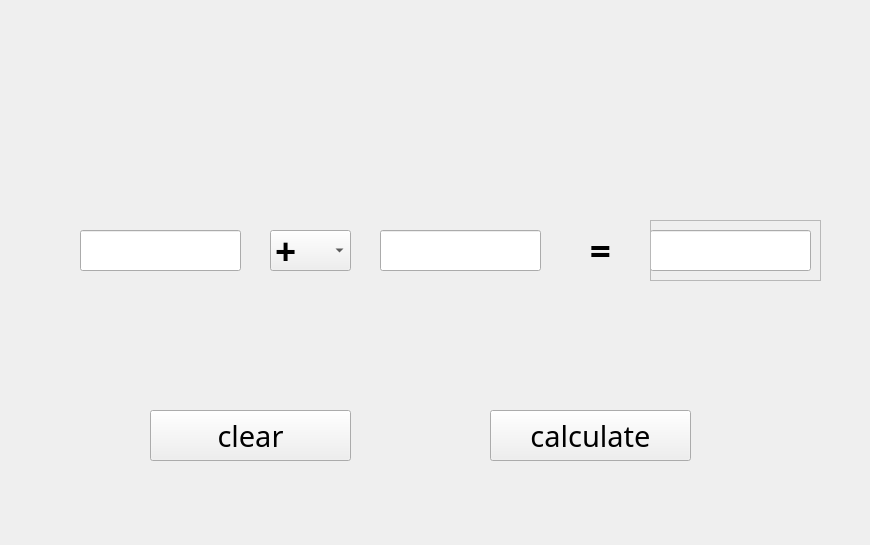
<?xml version="1.0" encoding="UTF-8"?>
<ui version="4.0">
 <class>calculator</class>
 <widget class="QWidget" name="calculator">
  <property name="geometry">
   <rect>
    <x>0</x>
    <y>0</y>
    <width>870</width>
    <height>545</height>
   </rect>
  </property>
  <property name="windowTitle">
   <string>Form</string>
  </property>
  <widget class="QLineEdit" name="result_box">
   <property name="geometry">
    <rect>
     <x>650</x>
     <y>230</y>
     <width>161</width>
     <height>41</height>
    </rect>
   </property>
   <property name="font">
    <font>
     <family>Agency FB</family>
     <pointsize>28</pointsize>
    </font>
   </property>
   <property name="layoutDirection">
    <enum>Qt::LeftToRight</enum>
   </property>
   <property name="alignment">
    <set>Qt::AlignCenter</set>
   </property>
  </widget>
  <widget class="QLineEdit" name="input_box_2">
   <property name="geometry">
    <rect>
     <x>380</x>
     <y>230</y>
     <width>161</width>
     <height>41</height>
    </rect>
   </property>
   <property name="font">
    <font>
     <family>Agency FB</family>
     <pointsize>20</pointsize>
    </font>
   </property>
   <property name="alignment">
    <set>Qt::AlignCenter</set>
   </property>
  </widget>
  <widget class="QLineEdit" name="input_box_1">
   <property name="geometry">
    <rect>
     <x>80</x>
     <y>230</y>
     <width>161</width>
     <height>41</height>
    </rect>
   </property>
   <property name="font">
    <font>
     <family>Agency FB</family>
     <pointsize>20</pointsize>
    </font>
   </property>
   <property name="alignment">
    <set>Qt::AlignCenter</set>
   </property>
  </widget>
  <widget class="QComboBox" name="set_sign_combo_box">
   <property name="geometry">
    <rect>
     <x>270</x>
     <y>230</y>
     <width>81</width>
     <height>41</height>
    </rect>
   </property>
   <property name="font">
    <font>
     <family>Agency FB</family>
     <pointsize>28</pointsize>
     <weight>75</weight>
     <bold>true</bold>
    </font>
   </property>
   <property name="layoutDirection">
    <enum>Qt::LeftToRight</enum>
   </property>
   <item>
    <property name="text">
     <string>+</string>
    </property>
   </item>
   <item>
    <property name="text">
     <string>-</string>
    </property>
   </item>
   <item>
    <property name="text">
     <string>/</string>
    </property>
   </item>
   <item>
    <property name="text">
     <string>*</string>
    </property>
   </item>
  </widget>
  <widget class="QLabel" name="label">
   <property name="geometry">
    <rect>
     <x>560</x>
     <y>230</y>
     <width>81</width>
     <height>41</height>
    </rect>
   </property>
   <property name="font">
    <font>
     <family>Agency FB</family>
     <pointsize>28</pointsize>
     <weight>75</weight>
     <bold>true</bold>
    </font>
   </property>
   <property name="text">
    <string>=</string>
   </property>
   <property name="alignment">
    <set>Qt::AlignCenter</set>
   </property>
  </widget>
  <widget class="QPushButton" name="clear_button">
   <property name="geometry">
    <rect>
     <x>150</x>
     <y>410</y>
     <width>201</width>
     <height>51</height>
    </rect>
   </property>
   <property name="font">
    <font>
     <family>Agency FB</family>
     <pointsize>22</pointsize>
    </font>
   </property>
   <property name="text">
    <string>clear</string>
   </property>
  </widget>
  <widget class="QPushButton" name="calculate_button">
   <property name="geometry">
    <rect>
     <x>490</x>
     <y>410</y>
     <width>201</width>
     <height>51</height>
    </rect>
   </property>
   <property name="font">
    <font>
     <family>Agency FB</family>
     <pointsize>22</pointsize>
    </font>
   </property>
   <property name="text">
    <string>calculate</string>
   </property>
  </widget>
  <widget class="QFrame" name="frame">
   <property name="geometry">
    <rect>
     <x>650</x>
     <y>220</y>
     <width>171</width>
     <height>61</height>
    </rect>
   </property>
   <property name="font">
    <font>
     <family>Agency FB</family>
     <pointsize>20</pointsize>
    </font>
   </property>
   <property name="frameShape">
    <enum>QFrame::StyledPanel</enum>
   </property>
   <property name="frameShadow">
    <enum>QFrame::Raised</enum>
   </property>
  </widget>
 </widget>
 <resources/>
 <connections>
  <connection>
   <sender>clear_button</sender>
   <signal>clicked()</signal>
   <receiver>input_box_1</receiver>
   <slot>clear()</slot>
   <hints>
    <hint type="sourcelabel">
     <x>238</x>
     <y>437</y>
    </hint>
    <hint type="destinationlabel">
     <x>178</x>
     <y>260</y>
    </hint>
   </hints>
  </connection>
  <connection>
   <sender>clear_button</sender>
   <signal>clicked()</signal>
   <receiver>input_box_2</receiver>
   <slot>clear()</slot>
   <hints>
    <hint type="sourcelabel">
     <x>269</x>
     <y>420</y>
    </hint>
    <hint type="destinationlabel">
     <x>457</x>
     <y>260</y>
    </hint>
   </hints>
  </connection>
  <connection>
   <sender>clear_button</sender>
   <signal>clicked()</signal>
   <receiver>result_box</receiver>
   <slot>clear()</slot>
   <hints>
    <hint type="sourcelabel">
     <x>301</x>
     <y>439</y>
    </hint>
    <hint type="destinationlabel">
     <x>738</x>
     <y>255</y>
    </hint>
   </hints>
  </connection>
 </connections>
</ui>
